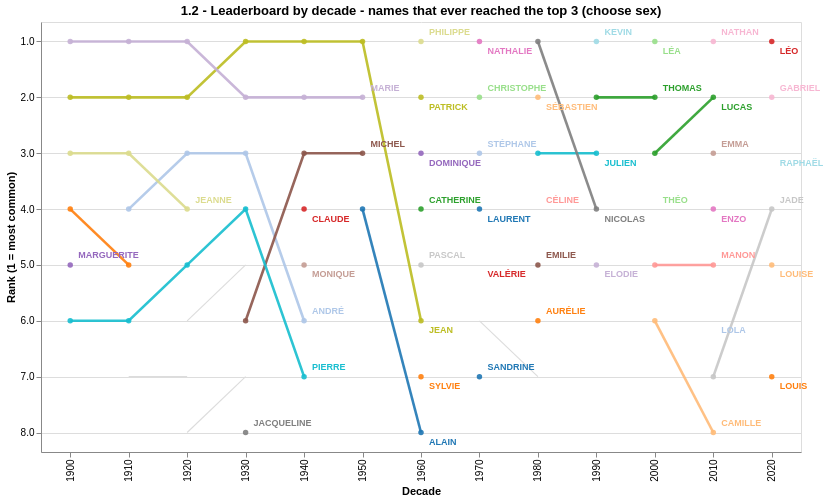

Notebook code for this chart:
### Markdown cell above
### Sketch 1.2 - Bump-chart leaderboard (decade-window gauges)

Per-decade rank (1 = top); only names that ever reached the top 3 are coloured and
labelled, the rest are grey context. Two sliders bound the range of decades
shown; hover to highlight.

### Code cell
_dec_base = named[named.year.isin(DECADES)]
dec_mixte = (_dec_base.groupby(['year', 'preusuel'], as_index=False)['nombre'].sum())
dec_mixte['sex_mode'] = 'Mixed'
dec_sex = (_dec_base.groupby(['year', 'preusuel', 'sexe'], as_index=False)['nombre'].sum())
dec_sex['sex_mode'] = np.where(dec_sex['sexe'].eq(1), 'Boys', 'Girls')
dec = pd.concat([
    dec_mixte[['year', 'preusuel', 'nombre', 'sex_mode']],
    dec_sex[['year', 'preusuel', 'nombre', 'sex_mode']],
], ignore_index=True)
dec['rank'] = dec.groupby(['year', 'sex_mode'])['nombre'].rank(ascending=False, method='first')
dec = dec[dec['rank'] <= 40].sort_values(['sex_mode', 'preusuel', 'year']).copy()
dec['run'] = dec.groupby(['sex_mode', 'preusuel'])['year'].transform(lambda s: (s.diff() > 10).cumsum())
# Single-point line groups trigger tiny-skia path-stroking warnings in PNG export.
dec['run_len'] = dec.groupby(['sex_mode', 'preusuel', 'run'])['year'].transform('size')
featured = set(dec.loc[dec['rank'] <= 3, 'preusuel'])
dec['featured'] = dec['preusuel'].isin(featured)
feat, ctx = dec[dec.featured], dec[~dec.featured]
# Anchor each label at the name's last appearance IN THE TOP-8 for the current sex mode.
feat8 = feat[feat['rank'] <= 8]
last_seen = feat8.loc[feat8.groupby(['sex_mode', 'preusuel'])['year'].idxmax()].sort_values(['sex_mode', 'rank', 'year']).copy()
last_seen['k'] = last_seen.groupby(['sex_mode', 'rank']).cumcount()
last_seen['rank_lab'] = last_seen['rank'] + (last_seen['k'] % 2) * 0.34 - 0.17

d_from = alt.param(name='d_from', value=1900,
                   bind=alt.binding_range(min=1900, max=2020, step=10, name='From decade  '))
d_to = alt.param(name='d_to', value=2020,
                 bind=alt.binding_range(min=1900, max=2020, step=10, name='To decade  '))
sex_12 = alt.param(name='sex_12', value='Mixed',
                   bind=alt.binding_select(options=SEX_OPTIONS, labels=SEX_LABELS,
                                           name='Sex  '))
in_window = 'datum.sex_mode == sex_12 && datum.year >= d_from && datum.year <= d_to && datum.rank <= k_rank'

k_rank = alt.param(name='k_rank', value=8,
                   bind=alt.binding_range(min=3, max=40, step=1, name='Ranks shown (top K)  '))
hover = alt.selection_point(fields=['preusuel'], on='pointerover', empty=False)
# Auto-fitting reversed scale: the y domain follows the chosen K (1 stays on top).
y_enc = alt.Y('rank:Q', title='Rank (1 = most common)',
              scale=alt.Scale(reverse=True, zero=False, nice=False, padding=10),
              axis=alt.Axis(values=list(range(1, 41))))
ctx_lines = alt.Chart(ctx).transform_filter(in_window).transform_filter('datum.run_len >= 2').mark_line(
    color='#dcdcdc', strokeWidth=1.1).encode(
    x=alt.X('year:O', title='Decade'), y=y_enc, detail=['sex_mode:N', 'preusuel:N', 'run:N'])
feat_lines = alt.Chart(feat).transform_filter(in_window).transform_filter('datum.run_len >= 2').mark_line(
    point=True, strokeWidth=2.6).encode(
    x=alt.X('year:O', title='Decade'), y=y_enc,
    color=alt.Color('preusuel:N', legend=None, scale=alt.Scale(scheme='category20')),
    detail=['sex_mode:N', 'preusuel:N', 'run:N'],
    opacity=alt.condition(hover, alt.value(1), alt.value(0.9)),
    tooltip=[alt.Tooltip('preusuel:N', title='Name'), alt.Tooltip('sex_mode:N', title='Sex mode'),
             alt.Tooltip('year:O', title='Decade'), alt.Tooltip('rank:Q', title='Rank'),
             alt.Tooltip('nombre:Q', title='Births', format=',')])
feat_labels = alt.Chart(last_seen).transform_filter(in_window).mark_text(
    align='left', dx=8, fontSize=9, fontWeight='bold').encode(
    x='year:O', y='rank_lab:Q', text='preusuel:N',
    color=alt.Color('preusuel:N', legend=None, scale=alt.Scale(scheme='category20')))
sketch_1_2 = (ctx_lines + feat_lines + feat_labels).add_params(hover, d_from, d_to, k_rank, sex_12).properties(
    width=760, height=430,
    title='1.2 - Leaderboard by decade - names that ever reached the top 3 (choose sex)')

sketch_1_2.save('sketch_1_2_leaderboard.png', ppi=120)
sketch_1_2

### Figure 1 — Vega-Lite specification as saved in the notebook (floating-point values rounded to 4 significant figures; data arrays with more than 128 entries replaced by an {"elided": "..."} marker saying what was removed)
{"config": {"view": {"continuousWidth": 300, "continuousHeight": 300}}, "layer": [{"data": {"name": "data-69ded10d40f3703aab6953b71f75796e"}, "mark": {"type": "line", "color": "#dcdcdc", "strokeWidth": 1.1}, "encoding": {"detail": [{"field": "sex_mode", "type": "nominal"}, {"field": "preusuel", "type": "nominal"}, {"field": "run", "type": "nominal"}], "x": {"field": "year", "title": "Decade", "type": "ordinal"}, "y": {"axis": {"values": [1, 2, 3, 4, 5, 6, 7, 8, 9, 10, 11, 12, 13, 14, 15, 16, 17, 18, 19, 20, 21, 22, 23, 24, 25, 26, 27, 28, 29, 30, 31, 32, 33, 34, 35, 36, 37, 38, 39, 40]}, "field": "rank", "scale": {"nice": false, "padding": 10, "reverse": true, "zero": false}, "title": "Rank (1 = most common)", "type": "quantitative"}}, "name": "view_1", "transform": [{"filter": "datum.sex_mode == sex_12 && datum.year >= d_from && datum.year <= d_to && datum.rank <= k_rank"}, {"filter": "datum.run_len >= 2"}]}, {"data": {"name": "data-2d8347bf76d8a9d5f88ff92694a59122"}, "mark": {"type": "line", "point": true, "strokeWidth": 2.6}, "encoding": {"color": {"field": "preusuel", "legend": null, "scale": {"scheme": "category20"}, "type": "nominal"}, "detail": [{"field": "sex_mode", "type": "nominal"}, {"field": "preusuel", "type": "nominal"}, {"field": "run", "type": "nominal"}], "opacity": {"condition": {"param": "param_1", "value": 1, "empty": false}, "value": 0.9}, "tooltip": [{"field": "preusuel", "title": "Name", "type": "nominal"}, {"field": "sex_mode", "title": "Sex mode", "type": "nominal"}, {"field": "year", "title": "Decade", "type": "ordinal"}, {"field": "rank", "title": "Rank", "type": "quantitative"}, {"field": "nombre", "format": ",", "title": "Births", "type": "quantitative"}], "x": {"field": "year", "title": "Decade", "type": "ordinal"}, "y": {"axis": {"values": [1, 2, 3, 4, 5, 6, 7, 8, 9, 10, 11, 12, 13, 14, 15, 16, 17, 18, 19, 20, 21, 22, 23, 24, 25, 26, 27, 28, 29, 30, 31, 32, 33, 34, 35, 36, 37, 38, 39, 40]}, "field": "rank", "scale": {"nice": false, "padding": 10, "reverse": true, "zero": false}, "title": "Rank (1 = most common)", "type": "quantitative"}}, "transform": [{"filter": "datum.sex_mode == sex_12 && datum.year >= d_from && datum.year <= d_to && datum.rank <= k_rank"}, {"filter": "datum.run_len >= 2"}]}, {"data": {"name": "data-4fb48c617fc200e6b90b8b8c7a057ecb"}, "mark": {"type": "text", "align": "left", "dx": 8, "fontSize": 9, "fontWeight": "bold"}, "encoding": {"color": {"field": "preusuel", "legend": null, "scale": {"scheme": "category20"}, "type": "nominal"}, "text": {"field": "preusuel", "type": "nominal"}, "x": {"field": "year", "type": "ordinal"}, "y": {"field": "rank_lab", "type": "quantitative"}}, "transform": [{"filter": "datum.sex_mode == sex_12 && datum.year >= d_from && datum.year <= d_to && datum.rank <= k_rank"}]}], "height": 430, "params": [{"name": "param_1", "select": {"type": "point", "fields": ["preusuel"], "on": "pointerover"}, "views": ["view_1"]}, {"name": "d_from", "bind": {"input": "range", "max": 2020, "min": 1900, "name": "From decade  ", "step": 10}, "value": 1900}, {"name": "d_to", "bind": {"input": "range", "max": 2020, "min": 1900, "name": "To decade  ", "step": 10}, "value": 2020}, {"name": "k_rank", "bind": {"input": "range", "max": 40, "min": 3, "name": "Ranks shown (top K)  ", "step": 1}, "value": 8}, {"name": "sex_12", "bind": {"input": "select", "options": ["Mixed", "Boys", "Girls"], "labels": ["mixed", "boys", "girls"], "name": "Sex  "}, "value": "Mixed"}], "title": "1.2 - Leaderboard by decade - names that ever reached the top 3 (choose sex)", "width": 760, "$schema": "https://vega.github.io/schema/vega-lite/v5.20.1.json", "datasets": {"data-69ded10d40f3703aab6953b71f75796e": {"elided": "1159 records"}, "data-2d8347bf76d8a9d5f88ff92694a59122": {"elided": "401 records"}, "data-4fb48c617fc200e6b90b8b8c7a057ecb": [{"year": 1990.0, "preusuel": "KEVIN", "nombre": 11416, "sex_mode": "Boys", "rank": 1.0, "run": 0, "run_len": 2, "featured": true, "k": 0, "rank_lab": 0.83}, {"year": 2000.0, "preusuel": "THOMAS", "nombre": 10452, "sex_mode": "Boys", "rank": 1.0, "run": 0, "run_len": 4, "featured": true, "k": 1, "rank_lab": 1.17}, {"year": 2010.0, "preusuel": "NATHAN", "nombre": 7033, "sex_mode": "Boys", "rank": 1.0, "run": 0, "run_len": 3, "featured": true, "k": 2, "rank_lab": 0.83}, {"year": 2020.0, "preusuel": "LÉO", "nombre": 4491, "sex_mode": "Boys", "rank": 1.0, "run": 0, "run_len": 3, "featured": true, "k": 3, "rank_lab": 1.17}, {"year": 1960.0, "preusuel": "PATRICK", "nombre": 18521, "sex_mode": "Boys", "rank": 2.0, "run": 0, "run_len": 3, "featured": true, "k": 0, "rank_lab": 1.83}, {"year": 1970.0, "preusuel": "STÉPHANE", "nombre": 21794, "sex_mode": "Boys", "rank": 2.0, "run": 0, "run_len": 2, "featured": true, "k": 1, "rank_lab": 2.17}, {"year": 1980.0, "preusuel": "SÉBASTIEN", "nombre": 16477, "sex_mode": "Boys", "rank": 2.0, "run": 0, "run_len": 3, "featured": true, "k": 2, "rank_lab": 1.83}, {"year": 2010.0, "preusuel": "LUCAS", "nombre": 6922, "sex_mode": "Boys", "rank": 2.0, "run": 0, "run_len": 3, "featured": true, "k": 3, "rank_lab": 2.17}, {"year": 2020.0, "preusuel": "GABRIEL", "nombre": 4410, "sex_mode": "Boys", "rank": 2.0, "run": 1, "run_len": 2, "featured": true, "k": 4, "rank_lab": 1.83}, {"year": 1940.0, "preusuel": "CLAUDE", "nombre": 11586, "sex_mode": "Boys", "rank": 3.0, "run": 0, "run_len": 4, "featured": true, "k": 0, "rank_lab": 2.83}, {"year": 1960.0, "preusuel": "PASCAL", "nombre": 17779, "sex_mode": "Boys", "rank": 3.0, "run": 0, "run_len": 2, "featured": true, "k": 1, "rank_lab": 3.17}, {"year": 1970.0, "preusuel": "LAURENT", "nombre": 19957, "sex_mode": "Boys", "rank": 3.0, "run": 0, "run_len": 3, "featured": true, "k": 2, "rank_lab": 2.83}, {"year": 1990.0, "preusuel": "JULIEN", "nombre": 9415, "sex_mode": "Boys", "rank": 3.0, "run": 1, "run_len": 3, "featured": true, "k": 3, "rank_lab": 3.17}, {"year": 2000.0, "preusuel": "THÉO", "nombre": 7961, "sex_mode": "Boys", "rank": 3.0, "run": 0, "run_len": 3, "featured": true, "k": 4, "rank_lab": 2.83}, {"year": 2010.0, "preusuel": "ENZO", "nombre": 5950, "sex_mode": "Boys", "rank": 3.0, "run": 0, "run_len": 3, "featured": true, "k": 5, "rank_lab": 3.17}, {"year": 2020.0, "preusuel": "RAPHAËL", "nombre": 3965, "sex_mode": "Boys", "rank": 3.0, "run": 0, "run_len": 2, "featured": true, "k": 6, "rank_lab": 2.83}, {"year": 1940.0, "preusuel": "ANDRÉ", "nombre": 10063, "sex_mode": "Boys", "rank": 4.0, "run": 0, "run_len": 7, "featured": true, "k": 0, "rank_lab": 3.83}, {"year": 1960.0, "preusuel": "JEAN", "nombre": 17666, "sex_mode": "Boys", "rank": 4.0, "run": 0, "run_len": 9, "featured": true, "k": 1, "rank_lab": 4.17}, {"year": 1940.0, "preusuel": "PIERRE", "nombre": 9984, "sex_mode": "Boys", "rank": 5.0, "run": 0, "run_len": 11, "featured": true, "k": 0, "rank_lab": 4.83}, {"year": 1960.0, "preusuel": "ALAIN", "nombre": 15274, "sex_mode": "Boys", "rank": 5.0, "run": 0, "run_len": 4, "featured": true, "k": 1, "rank_lab": 5.17}, {"year": 1980.0, "preusuel": "CHRISTOPHE", "nombre": 9479, "sex_mode": "Boys", "rank": 5.0, "run": 0, "run_len": 3, "featured": true, "k": 2, "rank_lab": 4.83}, {"year": 2020.0, "preusuel": "LOUIS", "nombre": 3791, "sex_mode": "Boys", "rank": 5.0, "run": 1, "run_len": 3, "featured": true, "k": 3, "rank_lab": 5.17}, {"year": 1960.0, "preusuel": "MICHEL", "nombre": 14465, "sex_mode": "Boys", "rank": 6.0, "run": 0, "run_len": 7, "featured": true, "k": 0, "rank_lab": 5.83}, {"year": 2000.0, "preusuel": "NICOLAS", "nombre": 6667, "sex_mode": "Boys", "rank": 6.0, "run": 0, "run_len": 4, "featured": true, "k": 1, "rank_lab": 6.17}, {"year": 1970.0, "preusuel": "PHILIPPE", "nombre": 14144, "sex_mode": "Boys", "rank": 7.0, "run": 0, "run_len": 5, "featured": true, "k": 0, "rank_lab": 6.83}, {"year": 1960.0, "preusuel": "CATHERINE", "nombre": 18045, "sex_mode": "Girls", "rank": 1.0, "run": 1, "run_len": 3, "featured": true, "k": 0, "rank_lab": 0.83}, {"year": 1970.0, "preusuel": "NATHALIE", "nombre": 26217, "sex_mode": "Girls", "rank": 1.0, "run": 0, "run_len": 3, "featured": true, "k": 1, "rank_lab": 1.17}, {"year": 1980.0, "preusuel": "CÉLINE", "nombre": 12852, "sex_mode": "Girls", "rank": 1.0, "run": 0, "run_len": 3, "featured": true, "k": 2, "rank_lab": 0.83}, {"year": 1990.0, "preusuel": "ELODIE", "nombre": 8619, "sex_mode": "Girls", "rank": 1.0, "run": 0, "run_len": 3, "featured": true, "k": 3, "rank_lab": 1.17}, {"year": 2000.0, "preusuel": "LÉA", "nombre": 10673, "sex_mode": "Girls", "rank": 1.0, "run": 0, "run_len": 3, "featured": true, "k": 4, "rank_lab": 0.83}, {"year": 2020.0, "preusuel": "JADE", "nombre": 3812, "sex_mode": "Girls", "rank": 1.0, "run": 0, "run_len": 3, "featured": true, "k": 5, "rank_lab": 1.17}, {"year": 1970.0, "preusuel": "VALÉRIE", "nombre": 19389, "sex_mode": "Girls", "rank": 2.0, "run": 0, "run_len": 2, "featured": true, "k": 0, "rank_lab": 1.83}, {"year": 1980.0, "preusuel": "EMILIE", "nombre": 11586, "sex_mode": "Girls", "rank": 2.0, "run": 0, "run_len": 3, "featured": true, "k": 1, "rank_lab": 2.17}, {"year": 1990.0, "preusuel": "LAURA", "nombre": 7922, "sex_mode": "Girls", "rank": 2.0, "run": 0, "run_len": 3, "featured": true, "k": 2, "rank_lab": 1.83}, {"year": 2010.0, "preusuel": "MANON", "nombre": 5042, "sex_mode": "Girls", "rank": 2.0, "run": 0, "run_len": 4, "featured": true, "k": 3, "rank_lab": 2.17}, {"year": 2020.0, "preusuel": "LOUISE", "nombre": 3807, "sex_mode": "Girls", "rank": 2.0, "run": 1, "run_len": 3, "featured": true, "k": 4, "rank_lab": 1.83}, {"year": 1920.0, "preusuel": "MADELEINE", "nombre": 9966, "sex_mode": "Girls", "rank": 3.0, "run": 0, "run_len": 5, "featured": true, "k": 0, "rank_lab": 2.83}, {"year": 1960.0, "preusuel": "CHRISTINE", "nombre": 15156, "sex_mode": "Girls", "rank": 3.0, "run": 0, "run_len": 3, "featured": true, "k": 1, "rank_lab": 3.17}, {"year": 1970.0, "preusuel": "SANDRINE", "nombre": 18040, "sex_mode": "Girls", "rank": 3.0, "run": 0, "run_len": 2, "featured": true, "k": 2, "rank_lab": 2.83}, {"year": 1990.0, "preusuel": "JULIE", "nombre": 7452, "sex_mode": "Girls", "rank": 3.0, "run": 0, "run_len": 3, "featured": true, "k": 3, "rank_lab": 3.17}, {"year": 2010.0, "preusuel": "LOLA", "nombre": 4900, "sex_mode": "Girls", "rank": 3.0, "run": 0, "run_len": 2, "featured": true, "k": 4, "rank_lab": 2.83}, {"year": 2020.0, "preusuel": "EMMA", "nombre": 3478, "sex_mode": "Girls", "rank": 3.0, "run": 0, "run_len": 3, "featured": true, "k": 5, "rank_lab": 3.17}, {"year": 1930.0, "preusuel": "JEANNE", "nombre": 8919, "sex_mode": "Girls", "rank": 4.0, "run": 0, "run_len": 5, "featured": true, "k": 0, "rank_lab": 3.83}, {"year": 1940.0, "preusuel": "JACQUELINE", "nombre": 8335, "sex_mode": "Girls", "rank": 4.0, "run": 0, "run_len": 4, "featured": true, "k": 1, "rank_lab": 4.17}, {"year": 1950.0, "preusuel": "MONIQUE", "nombre": 14647, "sex_mode": "Girls", "rank": 4.0, "run": 0, "run_len": 4, "featured": true, "k": 2, "rank_lab": 3.83}, {"year": 1950.0, "preusuel": "NICOLE", "nombre": 12693, "sex_mode": "Girls", "rank": 5.0, "run": 0, "run_len": 3, "featured": true, "k": 0, "rank_lab": 4.83}, {"year": 1970.0, "preusuel": "SYLVIE", "nombre": 12389, "sex_mode": "Girls", "rank": 5.0, "run": 0, "run_len": 2, "featured": true, "k": 1, "rank_lab": 5.17}, {"year": 2010.0, "preusuel": "CAMILLE", "nombre": 4157, "sex_mode": "Girls", "rank": 5.0, "run": 0, "run_len": 4, "featured": true, "k": 2, "rank_lab": 4.83}, {"year": 1960.0, "preusuel": "MARTINE", "nombre": 13575, "sex_mode": "Girls", "rank": 6.0, "run": 0, "run_len": 3, "featured": true, "k": 0, "rank_lab": 5.83}, {"year": 2000.0, "preusuel": "MARIE", "nombre": 6403, "sex_mode": "Girls", "rank": 6.0, "run": 0, "run_len": 12, "featured": true, "k": 1, "rank_lab": 6.17}, {"year": 1920.0, "preusuel": "MARGUERITE", "nombre": 8261, "sex_mode": "Girls", "rank": 7.0, "run": 0, "run_len": 4, "featured": true, "k": 0, "rank_lab": 6.83}, {"year": 1940.0, "preusuel": "JEANNINE", "nombre": 5203, "sex_mode": "Girls", "rank": 7.0, "run": 0, "run_len": 3, "featured": true, "k": 1, "rank_lab": 7.17}, {"year": 1960.0, "preusuel": "FRANÇOISE", "nombre": 10227, "sex_mode": "Girls", "rank": 8.0, "run": 1, "run_len": 5, "featured": true, "k": 0, "rank_lab": 7.83}, {"year": 1990.0, "preusuel": "AURÉLIE", "nombre": 5959, "sex_mode": "Girls", "rank": 8.0, "run": 0, "run_len": 2, "featured": true, "k": 1, "rank_lab": 8.17}, {"year": 1960.0, "preusuel": "PHILIPPE", "nombre": 24762, "sex_mode": "Mixed", "rank": 1.0, "run": 0, "run_len": 3, "featured": true, "k": 0, "rank_lab": 0.83}, {"year": 1970.0, "preusuel": "NATHALIE", "nombre": 26217, "sex_mode": "Mixed", "rank": 1.0, "run": 0, "run_len": 2, "featured": true, "k": 1, "rank_lab": 1.17}, {"year": 1990.0, "preusuel": "KEVIN", "nombre": 11416, "sex_mode": "Mixed", "rank": 1.0, "run": 0, "run_len": 2, "featured": true, "k": 2, "rank_lab": 0.83}, {"year": 2000.0, "preusuel": "LÉA", "nombre": 10673, "sex_mode": "Mixed", "rank": 1.0, "run": 0, "run_len": 3, "featured": true, "k": 3, "rank_lab": 1.17}, {"year": 2010.0, "preusuel": "NATHAN", "nombre": 7033, "sex_mode": "Mixed", "rank": 1.0, "run": 0, "run_len": 2, "featured": true, "k": 4, "rank_lab": 0.83}, {"year": 2020.0, "preusuel": "LÉO", "nombre": 4491, "sex_mode": "Mixed", "rank": 1.0, "run": 0, "run_len": 2, "featured": true, "k": 5, "rank_lab": 1.17}, {"year": 1950.0, "preusuel": "MARIE", "nombre": 28298, "sex_mode": "Mixed", "rank": 2.0, "run": 0, "run_len": 11, "featured": true, "k": 0, "rank_lab": 1.83}, {"year": 1960.0, "preusuel": "PATRICK", "nombre": 18521, "sex_mode": "Mixed", "rank": 2.0, "run": 0, "run_len": 3, "featured": true, "k": 1, "rank_lab": 2.17}, {"year": 1970.0, "preusuel": "CHRISTOPHE", "nombre": 21852, "sex_mode": "Mixed", "rank": 2.0, "run": 0, "run_len": 2, "featured": true, "k": 2, "rank_lab": 1.83}, {"year": 1980.0, "preusuel": "SÉBASTIEN", "nombre": 16477, "sex_mode": "Mixed", "rank": 2.0, "run": 0, "run_len": 3, "featured": true, "k": 3, "rank_lab": 2.17}, {"year": 2000.0, "preusuel": "THOMAS", "nombre": 10452, "sex_mode": "Mixed", "rank": 2.0, "run": 0, "run_len": 4, "featured": true, "k": 4, "rank_lab": 1.83}, {"year": 2010.0, "preusuel": "LUCAS", "nombre": 6922, "sex_mode": "Mixed", "rank": 2.0, "run": 0, "run_len": 3, "featured": true, "k": 5, "rank_lab": 2.17}, {"year": 2020.0, "preusuel": "GABRIEL", "nombre": 4410, "sex_mode": "Mixed", "rank": 2.0, "run": 0, "run_len": 2, "featured": true, "k": 6, "rank_lab": 1.83}, {"year": 1950.0, "preusuel": "MICHEL", "nombre": 27957, "sex_mode": "Mixed", "rank": 3.0, "run": 0, "run_len": 4, "featured": true, "k": 0, "rank_lab": 2.83}, {"year": 1960.0, "preusuel": "DOMINIQUE", "nombre": 18437, "sex_mode": "Mixed", "rank": 3.0, "run": 0, "run_len": 3, "featured": true, "k": 1, "rank_lab": 3.17}, {"year": 1970.0, "preusuel": "STÉPHANE", "nombre": 21807, "sex_mode": "Mixed", "rank": 3.0, "run": 0, "run_len": 2, "featured": true, "k": 2, "rank_lab": 2.83}, {"year": 1990.0, "preusuel": "JULIEN", "nombre": 9415, "sex_mode": "Mixed", "rank": 3.0, "run": 0, "run_len": 3, "featured": true, "k": 3, "rank_lab": 3.17}, {"year": 2010.0, "preusuel": "EMMA", "nombre": 6402, "sex_mode": "Mixed", "rank": 3.0, "run": 0, "run_len": 3, "featured": true, "k": 4, "rank_lab": 2.83}, {"year": 2020.0, "preusuel": "RAPHAËL", "nombre": 3965, "sex_mode": "Mixed", "rank": 3.0, "run": 0, "run_len": 1, "featured": true, "k": 5, "rank_lab": 3.17}, {"year": 1920.0, "preusuel": "JEANNE", "nombre": 16727, "sex_mode": "Mixed", "rank": 4.0, "run": 0, "run_len": 5, "featured": true, "k": 0, "rank_lab": 3.83}, {"year": 1940.0, "preusuel": "CLAUDE", "nombre": 13177, "sex_mode": "Mixed", "rank": 4.0, "run": 0, "run_len": 4, "featured": true, "k": 1, "rank_lab": 4.17}, {"year": 1960.0, "preusuel": "CATHERINE", "nombre": 18045, "sex_mode": "Mixed", "rank": 4.0, "run": 0, "run_len": 3, "featured": true, "k": 2, "rank_lab": 3.83}, {"year": 1970.0, "preusuel": "LAURENT", "nombre": 19957, "sex_mode": "Mixed", "rank": 4.0, "run": 0, "run_len": 2, "featured": true, "k": 3, "rank_lab": 4.17}, {"year": 1980.0, "preusuel": "CÉLINE", "nombre": 12852, "sex_mode": "Mixed", "rank": 4.0, "run": 0, "run_len": 1, "featured": true, "k": 4, "rank_lab": 3.83}, {"year": 1990.0, "preusuel": "NICOLAS", "nombre": 9152, "sex_mode": "Mixed", "rank": 4.0, "run": 0, "run_len": 3, "featured": true, "k": 5, "rank_lab": 4.17}, {"year": 2000.0, "preusuel": "THÉO", "nombre": 7961, "sex_mode": "Mixed", "rank": 4.0, "run": 0, "run_len": 1, "featured": true, "k": 6, "rank_lab": 3.83}, {"year": 2010.0, "preusuel": "ENZO", "nombre": 5950, "sex_mode": "Mixed", "rank": 4.0, "run": 0, "run_len": 2, "featured": true, "k": 7, "rank_lab": 4.17}, {"year": 2020.0, "preusuel": "JADE", "nombre": 3815, "sex_mode": "Mixed", "rank": 4.0, "run": 0, "run_len": 2, "featured": true, "k": 8, "rank_lab": 3.83}, {"year": 1900.0, "preusuel": "MARGUERITE", "nombre": 8058, "sex_mode": "Mixed", "rank": 5.0, "run": 0, "run_len": 3, "featured": true, "k": 0, "rank_lab": 4.83}, {"year": 1940.0, "preusuel": "MONIQUE", "nombre": 12528, "sex_mode": "Mixed", "rank": 5.0, "run": 0, "run_len": 3, "featured": true, "k": 1, "rank_lab": 5.17}, {"year": 1960.0, "preusuel": "PASCAL", "nombre": 17779, "sex_mode": "Mixed", "rank": 5.0, "run": 0, "run_len": 2, "featured": true, "k": 2, "rank_lab": 4.83}, {"year": 1970.0, "preusuel": "VALÉRIE", "nombre": 19392, "sex_mode": "Mixed", "rank": 5.0, "run": 0, "run_len": 1, "featured": true, "k": 3, "rank_lab": 5.17}, {"year": 1980.0, "preusuel": "EMILIE", "nombre": 11586, "sex_mode": "Mixed", "rank": 5.0, "run": 0, "run_len": 2, "featured": true, "k": 4, "rank_lab": 4.83}, {"year": 1990.0, "preusuel": "ELODIE", "nombre": 8619, "sex_mode": "Mixed", "rank": 5.0, "run": 0, "run_len": 2, "featured": true, "k": 5, "rank_lab": 5.17}, {"year": 2010.0, "preusuel": "MANON", "nombre": 5042, "sex_mode": "Mixed", "rank": 5.0, "run": 0, "run_len": 2, "featured": true, "k": 6, "rank_lab": 4.83}, {"year": 2020.0, "preusuel": "LOUISE", "nombre": 3807, "sex_mode": "Mixed", "rank": 5.0, "run": 1, "run_len": 2, "featured": true, "k": 7, "rank_lab": 5.17}, {"year": 1940.0, "preusuel": "ANDRÉ", "nombre": 10063, "sex_mode": "Mixed", "rank": 6.0, "run": 0, "run_len": 6, "featured": true, "k": 0, "rank_lab": 5.83}, {"year": 1960.0, "preusuel": "JEAN", "nombre": 17666, "sex_mode": "Mixed", "rank": 6.0, "run": 0, "run_len": 8, "featured": true, "k": 1, "rank_lab": 6.17}, {"year": 1980.0, "preusuel": "AURÉLIE", "nombre": 11196, "sex_mode": "Mixed", "rank": 6.0, "run": 0, "run_len": 2, "featured": true, "k": 2, "rank_lab": 5.83}, {"year": 2010.0, "preusuel": "LOLA", "nombre": 4900, "sex_mode": "Mixed", "rank": 6.0, "run": 0, "run_len": 1, "featured": true, "k": 3, "rank_lab": 6.17}, {"year": 1940.0, "preusuel": "PIERRE", "nombre": 9992, "sex_mode": "Mixed", "rank": 7.0, "run": 0, "run_len": 7, "featured": true, "k": 0, "rank_lab": 6.83}, {"year": 1960.0, "preusuel": "SYLVIE", "nombre": 17655, "sex_mode": "Mixed", "rank": 7.0, "run": 0, "run_len": 2, "featured": true, "k": 1, "rank_lab": 7.17}, {"year": 1970.0, "preusuel": "SANDRINE", "nombre": 18040, "sex_mode": "Mixed", "rank": 7.0, "run": 0, "run_len": 2, "featured": true, "k": 2, "rank_lab": 6.83}, {"year": 2020.0, "preusuel": "LOUIS", "nombre": 3791, "sex_mode": "Mixed", "rank": 7.0, "run": 1, "run_len": 3, "featured": true, "k": 3, "rank_lab": 7.17}, {"year": 1930.0, "preusuel": "JACQUELINE", "nombre": 11447, "sex_mode": "Mixed", "rank": 8.0, "run": 0, "run_len": 4, "featured": true, "k": 0, "rank_lab": 7.83}, {"year": 1960.0, "preusuel": "ALAIN", "nombre": 15274, "sex_mode": "Mixed", "rank": 8.0, "run": 0, "run_len": 4, "featured": true, "k": 1, "rank_lab": 8.17}, {"year": 2010.0, "preusuel": "CAMILLE", "nombre": 4837, "sex_mode": "Mixed", "rank": 8.0, "run": 0, "run_len": 4, "featured": true, "k": 2, "rank_lab": 7.83}]}}
